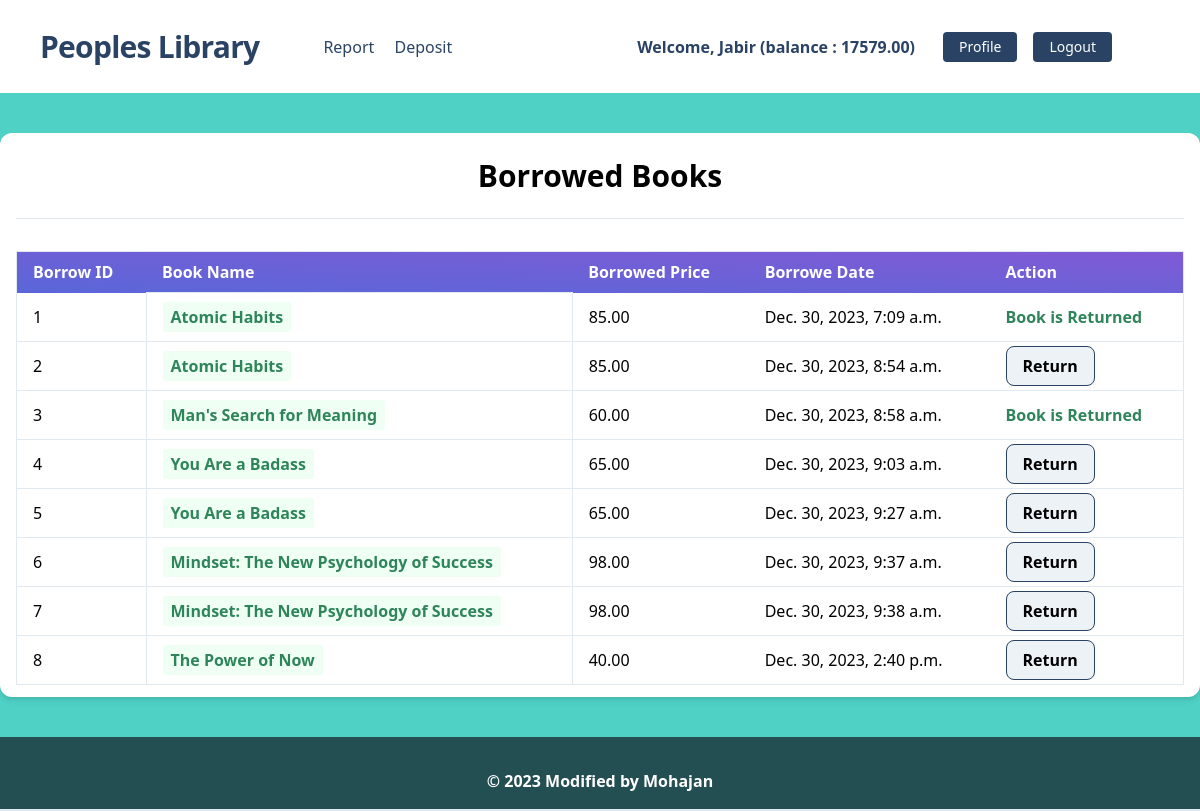
Page /account/profile/ (signed in) on the committed database.
### accounts/models.py (models this page shows, shortened)
class UserAccount(models.Model) :
    user = models.OneToOneField(User, related_name='account', on_delete=models.CASCADE)
    account_number = models.IntegerField(unique=True)
    birth_date = models.DateField(null=True, blank=True)
    gender = models.CharField(max_length=10, choices=GENDER_TYPE)
    create_account_date = models.DateField(auto_now_add=True)
    balance = models.DecimalField(default=0, max_digits=12, decimal_places=2)

### transactions/models.py (models this page shows, shortened)
class BorrowBook(models.Model):
    account = models.ForeignKey(UserAccount, related_name = 'borrow', on_delete = models.CASCADE)
    book = models.ForeignKey(Book, related_name = 'borrow', on_delete = models.CASCADE)
    borrowed_time = models.DateTimeField(auto_now_add=True)
    return_book = models.BooleanField(default=False)
    class Meta:
        ordering = ['borrowed_time']

### books/models.py (models this page shows, shortened)
class Book(models.Model):
    title = models.CharField(max_length=100)
    description = models.TextField()
    borrowing_price = models.DecimalField(max_digits=12, decimal_places=2)
    category = models.ManyToManyField(Category)
    image = models.ImageField(upload_to='books/media/uploads/')

### accounts/views.py (the view)
# urls.py: path('profile/', BookBorrowReportView.as_view(), name='profile'),
class BookBorrowReportView(LoginRequiredMixin, ListView):
    template_name = 'accounts/profile.html'
    model = BorrowBook
    def get_context_data(self, **kwargs):
        context = super().get_context_data(**kwargs)
        borroBook = BorrowBook.objects.filter(account=self.request.user.account)
        context['borroBook'] = borroBook
        return context

### accounts/templates/accounts/profile.html (shortened to what this page needs)
{% extends 'base.html' %}
{% block content %}
<div class="my-10 py-3 px-4 bg-white rounded-xl shadow-md">
  <h1 class="font-bold text-3xl text-center pb-5 pt-2">Borrowed Books</h1>
  <hr />
  <table
    class="table-auto mx-auto w-full px-5 rounded-xl mt-8 border dark:border-neutral-500"
  >
    <thead class="bg-purple-900 text-white text-left">
      <tr
        class="bg-gradient-to-tr from-indigo-600 to-purple-600 rounded-md py-2 px-4 text-white font-bold"
      >
        <th class="px-4 py-2">Borrow ID</th>
        <th class="px-4 py-2">Book Name</th>
        <th class="px-4 py-2">Borrowed Price</th>
        <th class="px-4 py-2">Borrowe Date</th>
        <th class="px-4 py-2">Action</th>
      </tr>
    </thead>
    <tbody>
      {% for borrow in borroBook %}
      <tr class="border-b dark:border-neutral-500">
        <td class="px-4 py-2">
         {{ borrow.id }}
        </td>
        <td class="px-4 py-3 text-s border">
          <span
            class="px-2 py-1 font-bold leading-tight rounded-sm text-green-700 bg-green-100"
          >
            {{ borrow.book.title }}
          </span>
        </td>
        <td class="px-4 py-2">
          {{ borrow.book.borrowing_price }}
        </td>
        <td class="px-4 py-2">
          {{ borrow.borrowed_time }}
        </td>
        <td class="px-4 py-2">
            {% if borrow.return_book %}
            <p class="font-bold text-green-700">Book is Returned</p>
            {% else %}
          <a class="font-bold bg-gray-200 hover:text-blue-900 hover:bg-white border border-blue-900 font-bold px-4 py-2 rounded-lg" href="{% url "return_book" borrow.id %}">Return</a>
          {% endif %}
        </td>
      </tr>
      {% endfor %}
    </tbody>
  </table>
</div>
{% endblock content %}

### core/templates/navbar.html (shortened to what this page needs)
<nav class="flex items-center justify-between flex-wrap bg-white p-6 px-10">
    <div class="flex items-center flex-shrink-0 text-white mr-6">
        <span class="font-bold text-3xl tracking-tight text-blue-900"><a href="/">Peoples Library</a></span>
    </div>
    <div class="w-full block flex-grow lg:flex lg:items-center lg:w-auto px-10">
        {% if request.user.is_authenticated %}
            <div class="text-md lg:flex-grow">
                <a href="{% url "deposit_report" %}" class="block mt-4 lg:inline-block lg:mt-0 text-blue-900 hover:text-red-900 hover:font-black mr-4">
                    Report
                </a>
                <a href="{% url "deposit" %}" class="block mt-4 lg:inline-block lg:mt-0 text-blue-900 hover:text-red-900 hover:font-black mr-4">
                    Deposit
                </a>
            </div>
            <div class="flex w-auto">
                <div class="text-blue-900 my-auto font-black px-5">Welcome, {{ request.user.first_name }} (balance : {{request.user.account.balance}}) </div>
                <a href="{% url "profile" %}" class="mx-2 inline-block font-medium text-sm px-4 py-2 leading-none bg-blue-900 rounded text-white border-white hover:border-transparent hover:text-dark hover:bg-red-700 mt-4 lg:mt-0">Profile</a>
                <a href="{% url "logout" %}" class="mx-2 inline-block font-medium text-sm px-4 py-2 leading-none bg-blue-900 rounded text-white border-white hover:border-transparent hover:text-dark hover:bg-red-700 mt-4 lg:mt-0">Logout</a>
            </div>
        {% endif %}
    </div>
</nav>

### rows in the picture
BorrowBook: id "1", book "Atomic Habits", book.borrowing_price "85.00", borrowed_time "Dec. 30, 2023, 7:09 a.m.", return_book "Book is Returned"
BorrowBook: id "2", book "Atomic Habits", book.borrowing_price "85.00", borrowed_time "Dec. 30, 2023, 8:54 a.m.", return_book "Return"
BorrowBook: id "3", book "Man's Search for Meaning", book.borrowing_price "60.00", borrowed_time "Dec. 30, 2023, 8:58 a.m.", return_book "Book is Returned"
BorrowBook: id "4", book "You Are a Badass", book.borrowing_price "65.00", borrowed_time "Dec. 30, 2023, 9:03 a.m.", return_book "Return"
BorrowBook: id "5", book "You Are a Badass", book.borrowing_price "65.00", borrowed_time "Dec. 30, 2023, 9:27 a.m.", return_book "Return"
BorrowBook: id "6", book "Mindset: The New Psychology of Success", book.borrowing_price "98.00", borrowed_time "Dec. 30, 2023, 9:37 a.m.", return_book "Return"
BorrowBook: id "7", book "Mindset: The New Psychology of Success", book.borrowing_price "98.00", borrowed_time "Dec. 30, 2023, 9:38 a.m.", return_book "Return"
BorrowBook: id "8", book "The Power of Now", book.borrowing_price "40.00", borrowed_time "Dec. 30, 2023, 2:40 p.m.", return_book "Return"

### other values in the picture
{{ request.user.first_name }} "Jabir"
{{ request.user.account.balance }} "17579.00"
